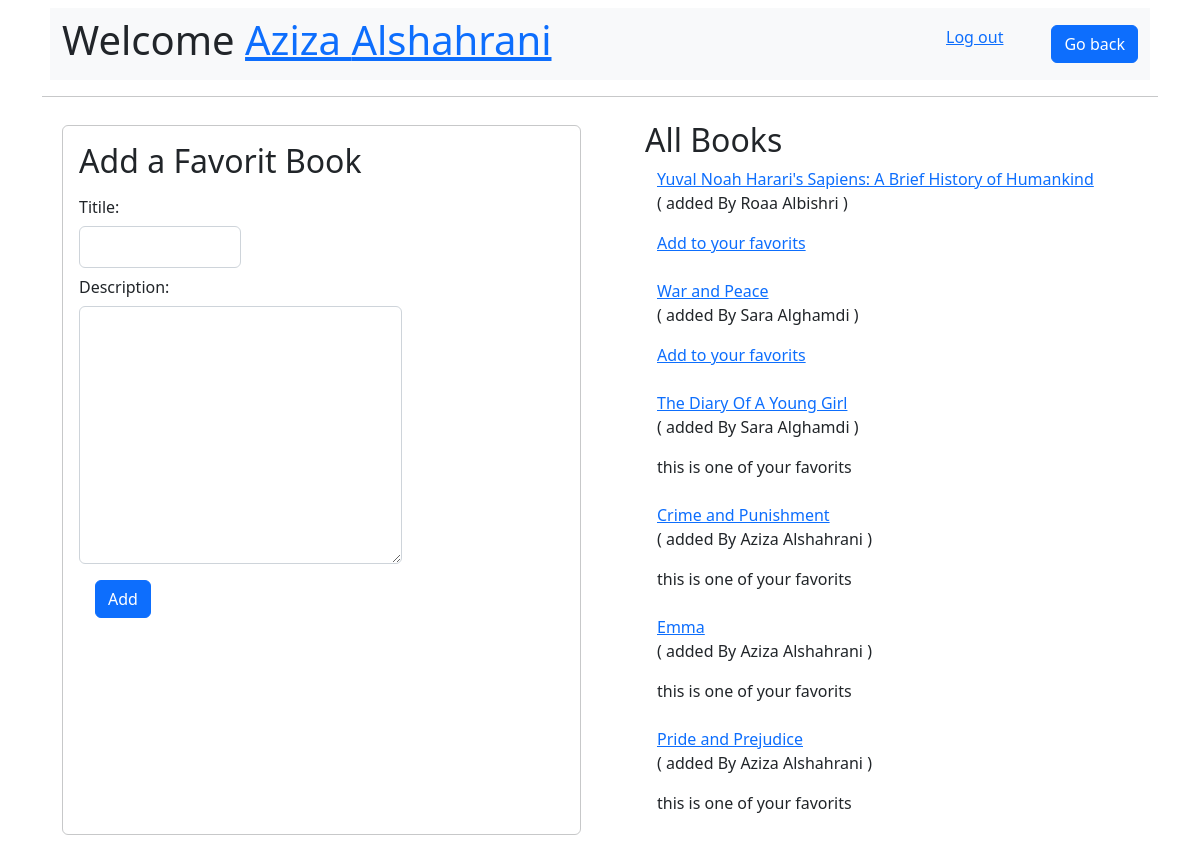
Screenshot of /books (signed in) with the database file from the repository.
### main/models.py (models this page shows)
class Users(models.Model):
    fname = models.CharField(max_length=255)
    lname = models.CharField(max_length=255)
    email= models.EmailField(max_length=255)
    password = models.CharField(max_length=255)
    createdAt =models.DateTimeField(auto_now_add = True)
    updatedAt = models.DateTimeField(auto_now= True)
    objects = UserManager()

class Books(models.Model):
    title=models.CharField(max_length=55)
    desc=models.TextField()
    uplodedBy =models.ForeignKey(Users, related_name="books_uploaded", on_delete = models.CASCADE)
    userLikes = models.ManyToManyField(Users, related_name="liked_books")
    createdAt =models.DateTimeField(auto_now_add = True)
    updatedAt = models.DateTimeField(auto_now= True)
    objects = BookManager()

### main/views.py (the view)
# urls.py: path('books', views.books),
def books(request):
    if not 'currntUser' in request.session:
        return redirect('/')
    context={
        "user" : Users.objects.get(id=request.session['currntUser']),
        "books" : Books.objects.all().order_by('-createdAt'),
    }
    return render(request,'AddBooks.html',context )

### main/templates/AddBooks.html (shortened to what this page needs)
<!DOCTYPE html>
<html lang="en">
<head>
        {% load static %}
        <link rel="stylesheet" href="{% static 'css/bootstrap.rtl.min.css' %}">
</head>
<body  >
    <div  class="container">
        <nav class="navbar navbar-expand-lg m-2 bg-light">
            <div class="container-fluid">
                <h1>Welcome <a href="#">{{user.fname}} {{user.lname}}</a></h1>
                <div class="nav justify-content-end">
                    <a   class="ms-5" href="/logout">Log out</a>
                    <a class="btn btn-primary" href="/books" role="button">Go back</a>
                </div>
            </div>
        </nav>
        <hr>
        <div class="row m-2 p-2">
                <div class="col m-1 p-3 border-opacity-25 rounded border border-dark ">
                <form action="/newBook" method="post">
                    <h2>Add a Favorit Book</h2>
                    <div class="col-sm-4">
                        <label class="  col-sm-2 col-form-label "  for="title">Titile:</label>
                        <div>
                            <input  class=" p-2  form-control " type="text" name="title" required>
                        </div>
                    </div>
                    <div>
                        <label class="  col-sm-2 col-form-label " for="desc">Description:</label>
                        <div class="col-sm-8">
                            <textarea  class=" p-2  form-control "  name="desc" cols="30" rows="10"></textarea>
                        </div>
                    </div>
                    <input class="btn btn-primary m-3" type="submit" value="Add">
                </form>
            </div>
            <div class="col me-5">
                <h2>All Books</h2>
                {% for book in books %}
                <div class="container mb-4 ">
                    <a href="books/{{book.id}}">{{book.title}}</a>
                    <p>
                    ( added By {{book.uplodedBy.fname}} {{book.uplodedBy.lname}} )
                    </p>
                    <div>
                        {% if user in book.userLikes.all %}
                        <p>
                            this is one of your favorits
                        </p>
                        {% else %}
                        <a href="bookLiked/{{book.id}}">Add to your favorits</a>
                        {% endif %}
                    </div>
                </div>
                {% endfor %}
            </div>
        </div>
    </div>
</body>
</html>

### rows the page displays
Users: fname "Aziza", lname "Alshahrani"
Books: title "Yuval Noah Harari's Sapiens: A Brief History of Humankind", uplodedBy.fname "Roaa", uplodedBy.lname "Albishri"
Books: title "War and Peace", uplodedBy.fname "Sara", uplodedBy.lname "Alghamdi"
Books: title "The Diary Of A Young Girl", uplodedBy.fname "Sara", uplodedBy.lname "Alghamdi", shows "this is one of your favorits"
Books: title "Crime and Punishment", uplodedBy.fname "Aziza", uplodedBy.lname "Alshahrani", shows "this is one of your favorits"
Books: title "Emma", uplodedBy.fname "Aziza", uplodedBy.lname "Alshahrani", shows "this is one of your favorits"
Books: title "Pride and Prejudice", uplodedBy.fname "Aziza", uplodedBy.lname "Alshahrani", shows "this is one of your favorits"
